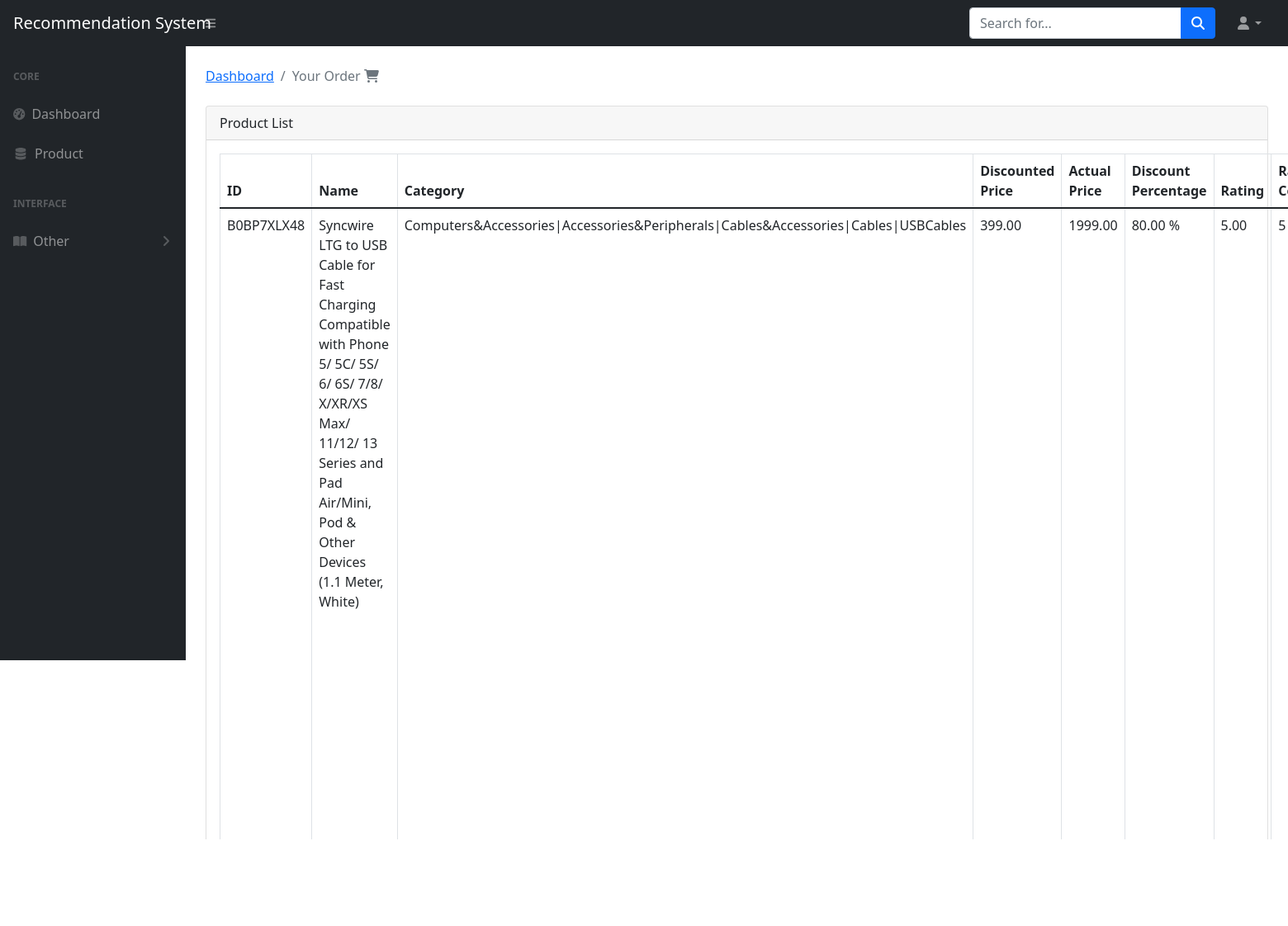
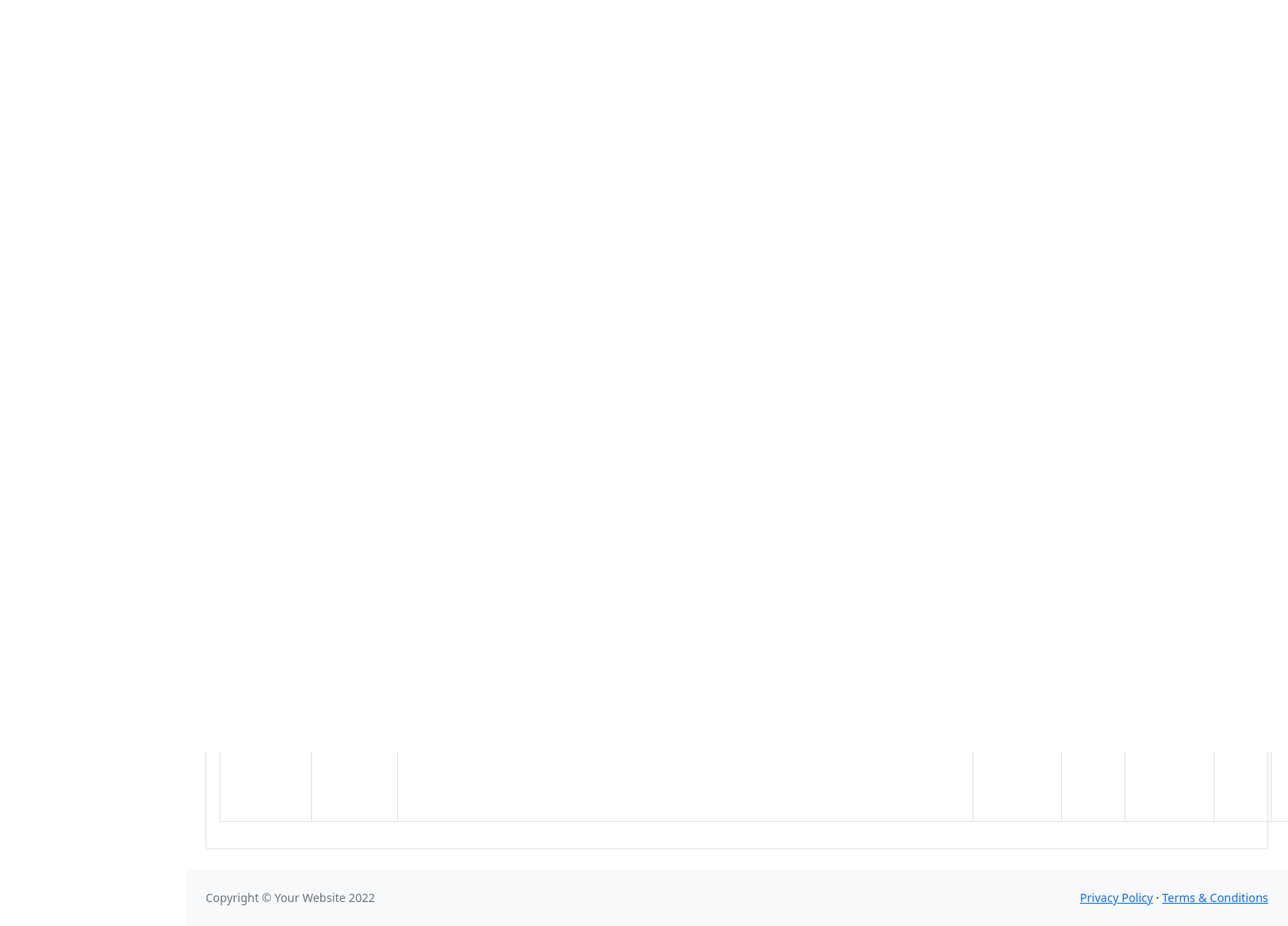
/order/list (signed in), run on the app's committed database (2 pictures, top to bottom).
### crud/models.py (models this page shows)
class Product(models.Model):
    product_id = models.CharField(max_length=40, null=True, blank=True)
    product_name = models.CharField(max_length=40, null=True, blank=True)
    category = models.CharField(max_length=40, null=True, blank=True)
    discounted_price = models.DecimalField(max_digits = 7, decimal_places = 2, null=True, blank=True)
    actual_price = models.DecimalField(max_digits = 7, decimal_places = 2, null=True, blank=True)
    discount_percentage = models.DecimalField(max_digits = 7, decimal_places = 2, null=True, blank=True)
    rating = models.DecimalField(max_digits = 5, decimal_places = 2)
    rating_count = models.IntegerField(max_length=10, null=True, blank=True)
    about_product = models.CharField(max_length=500, null=True, blank=True)
    img_link = models.URLField(null=True, blank=True)
    created_at = models.DateTimeField(auto_now_add=True)
    updated_at = models.DateTimeField(auto_now=True)

### crud/views.py (the view)
# urls.py: path('order/list', views.order, name='orderlist'),
@login_required
def order(request):
    orders = Order.objects.select_related('product').all()
    products = [order.product for order in orders]
    return render(request, 'order-list.html', {'products': products})

### templates/order-list.html (shortened to what this page needs)
{% extends 'layout/app.html' %}
{% load static %}
{% block body %}
    <div class="container-fluid px-4">
        <ol class="breadcrumb mb-4">
            <li class="breadcrumb-item"><a href="/">Dashboard</a></li>
            <li class="breadcrumb-item active">Your Order <i class="fa fa-shopping-cart"></i></li>
        </ol>
        <div class="card mb-4">
            <div class="card-header">
                Product List
            </div>
            <div class="card-body">
                <table class="table table-bordered" id="dataTable" width="100%" cellspacing="0">
                    <thead>
                    <tr>
                        <th>ID</th>
                        <th>Name</th>
                        <th>Category</th>
                        <th>Discounted Price</th>
                        <th>Actual Price</th>
                        <th>Discount Percentage</th>
                        <th>Rating</th>
                        <th>Rating Count</th>
                    </tr>
                    </thead>
                    <tbody>
                    {% for product in products %}
                        <tr>
                            <td>{{ product.product_id }}</td>
                            <td>{{ product.product_name }}</td>
                            <td>{{ product.category }}</td>
                            <td>{{ product.discounted_price }}</td>
                            <td>{{ product.actual_price }}</td>
                            <td>{{ product.discount_percentage }} %</td>
                            <td>{{ product.rating }}</td>
                            <td>{{ product.rating_count }}</td>
                        </tr>
                    {% endfor %}
                    </tbody>
                </table>
            </div>
        </div>
    </div>
{% endblock %}

### templates/layout/app.html (shortened to what this page needs)
<!DOCTYPE html>
<html lang="en">
    <head>
        {% load static %}
        <link href="https://cdn.jsdelivr.net/npm/simple-datatables@latest/dist/style.css" rel="stylesheet" />
        <link href="{% static 'css/styles.css' %}" rel="stylesheet"/>
    </head>
    <body class="sb-nav-fixed">
        <nav class="sb-topnav navbar navbar-expand navbar-dark bg-dark">
            <a class="navbar-brand ps-3" href="/" style="width:240px">Recommendation System</a>
            <button class="btn btn-link btn-sm order-1 order-lg-0 me-4 me-lg-0" id="sidebarToggle" href="#!"><i class="fas fa-bars"></i></button>
            <form class="d-none d-md-inline-block form-inline ms-auto me-0 me-md-3 my-2 my-md-0">
                <div class="input-group">
                    <input class="form-control" type="text" placeholder="Search for..." aria-label="Search for..." aria-describedby="btnNavbarSearch" />
                    <button class="btn btn-primary" id="btnNavbarSearch" type="button"><i class="fas fa-search"></i></button>
                </div>
            </form>
            <ul class="navbar-nav ms-auto ms-md-0 me-3 me-lg-4">
                <li class="nav-item dropdown">
                    <a class="nav-link dropdown-toggle" id="navbarDropdown" href="#" role="button" data-bs-toggle="dropdown" aria-expanded="false"><i class="fas fa-user fa-fw"></i></a>
                </li>
            </ul>
        </nav>
        <div id="layoutSidenav">
            <div id="layoutSidenav_nav">
             {% include "elements/sidebar.html" %}
            </div>
            <div id="layoutSidenav_content">
                <main>
                    {% block body %}{% endblock %}
                </main>
                <footer class="py-4 bg-light mt-auto">
                    <div class="container-fluid px-4">
                        <div class="d-flex align-items-center justify-content-between small">
                            <div class="text-muted">Copyright &copy; Your Website 2022</div>
                            <div>
                                <a href="#">Privacy Policy</a>
                                &middot;
                                <a href="#">Terms &amp; Conditions</a>
                            </div>
                        </div>
                    </div>
                </footer>
            </div>
        </div>
    </body>
</html>

### templates/elements/sidebar.html (shortened to what this page needs)
<nav class="sb-sidenav accordion sb-sidenav-dark" id="sidenavAccordion">
    <div class="sb-sidenav-menu">
        <div class="nav">
            <div class="sb-sidenav-menu-heading">Core</div>
            <a class="nav-link" href="{% url 'home' %}">
                <div class="sb-nav-link-icon"><i class="fas fa-tachometer-alt"></i></div>
                Dashboard
            </a>
            <a class="nav-link" href="{% url 'list' %}">
                <div class="sb-nav-link-icon"><i class="fas fa-fw fa-database"></i></div>
                Product
            </a>
            <div class="sb-sidenav-menu-heading">Interface</div>
            <a class="nav-link collapsed" href="#" data-bs-toggle="collapse" data-bs-target="#collapsePages" aria-expanded="false" aria-controls="collapsePages">
                <div class="sb-nav-link-icon"><i class="fas fa-book-open"></i></div>
                Other
                <div class="sb-sidenav-collapse-arrow"><i class="fas fa-angle-down"></i></div>
            </a>
        </div>
    </div>
</nav>

### data on the page
Product: product_id "B0BP7XLX48", product_name "Syncwire LTG to USB Cable for Fast Charging Compatible with Phone 5/ 5C/ 5S/ 6/ 6S/ 7/8/ X/XR/XS Max/ 11/12/ 13 Series and Pad Air/Mini, Pod & Other Devices (1.1 Meter, White)", category "Computers&Accessories|Accessories&Peripherals|Cables&Accessories|Cables|USBCables", discounted_price "399.00", actual_price "1999.00", discount_percentage "80.00", rating "5.00", rating_count "5"
